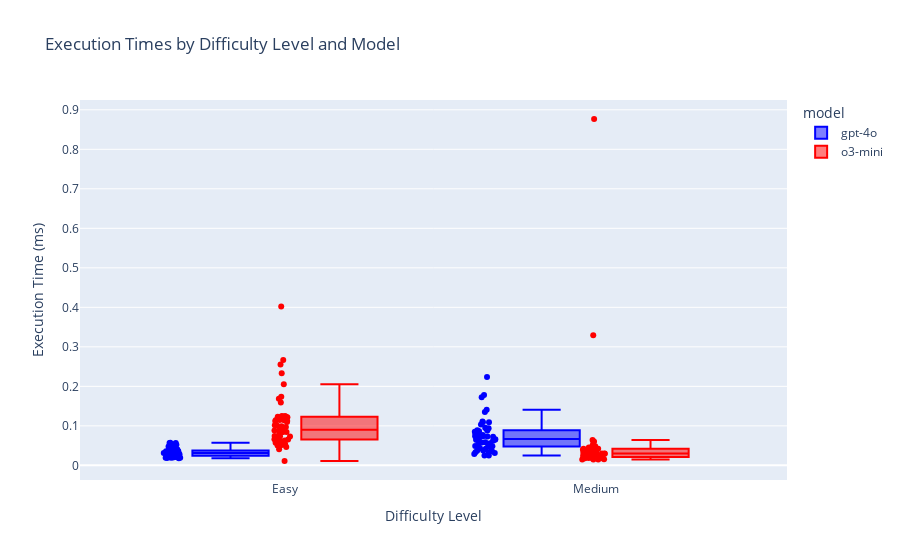

Notebook source saved alongside this figure:
### Code cell
import pandas as pd
import plotly.express as px

# Load the CSV data
df = pd.read_csv('ai_generated_code_new.csv')

# Define custom colors for each model
color_discrete_map = {
    'gpt-4o': 'blue',
    'o3-mini': 'red',
    'copilot': 'green'
}

# Create a box plot for execution times by difficulty level and model with custom colors
fig = px.box(df, x='difficulty', y='execution_time_ms', points="all", color='model', 
             color_discrete_map=color_discrete_map, title="Execution Times by Difficulty Level and Model")

# Update layout for better visualization
fig.update_layout(
    xaxis_title="Difficulty Level",
    yaxis_title="Execution Time (ms)",
    hovermode="x unified"
)

# Show the plot
fig.show()

### Figure 1 — Plotly figure (JSON) as saved in the notebook; plotly's stock layout.template omitted (floating-point values rounded to 4 significant figures)
{"data": [{"alignmentgroup": "True", "boxpoints": "all", "hovertemplate": "model=gpt-4o<br>difficulty=%{x}<br>execution_time_ms=%{y}<extra></extra>", "legendgroup": "gpt-4o", "marker": {"color": "blue"}, "name": "gpt-4o", "notched": false, "offsetgroup": "gpt-4o", "orientation": "v", "showlegend": true, "type": "box", "x": ["Easy", "Easy", "Easy", "Easy", "Easy", "Easy", "Easy", "Easy", "Easy", "Easy", "Easy", "Easy", "Easy", "Easy", "Easy", "Easy", "Easy", "Easy", "Easy", "Easy", "Easy", "Easy", "Easy", "Easy", "Easy", "Easy", "Easy", "Easy", "Easy", "Easy", "Easy", "Easy", "Easy", "Easy", "Easy", "Easy", "Easy", "Easy", "Easy", "Easy", "Easy", "Easy", "Easy", "Easy", "Easy", "Easy", "Easy", "Easy", "Easy", "Easy", "Medium", "Medium", "Medium", "Medium", "Medium", "Medium", "Medium", "Medium", "Medium", "Medium", "Medium", "Medium", "Medium", "Medium", "Medium", "Medium", "Medium", "Medium", "Medium", "Medium", "Medium", "Medium", "Medium", "Medium", "Medium", "Medium", "Medium", "Medium", "Medium", "Medium", "Medium", "Medium", "Medium", "Medium", "Medium", "Medium", "Medium", "Medium", "Medium", "Medium", "Medium", "Medium", "Medium", "Medium", "Medium", "Medium", "Medium", "Medium", "Medium", "Medium"], "x0": " ", "xaxis": "x", "y": [0.03208, 0.05629, 0.02992, 0.03742, 0.04008, 0.03496, 0.02787, 0.05287, 0.04062, 0.05721, 0.05654, 0.04375, 0.05229, 0.03079, 0.03675, 0.03225, 0.02971, 0.02604, 0.02871, 0.04588, 0.02946, 0.03238, 0.01925, 0.03146, 0.03133, 0.03275, 0.03633, 0.04037, 0.03121, 0.02013, 0.04771, 0.01837, 0.01775, 0.03783, 0.02433, 0.02167, 0.02121, 0.02421, 0.02171, 0.0215, 0.01929, 0.01925, 0.02787, 0.02404, 0.02942, 0.03563, 0.01946, 0.03687, 0.03596, 0.05121, 0.03575, 0.04229, 0.05567, 0.08612, 0.03733, 0.08838, 0.03292, 0.1088, 0.07296, 0.07246, 0.05787, 0.06483, 0.07704, 0.04758, 0.05625, 0.04775, 0.06746, 0.1092, 0.04537, 0.04867, 0.06483, 0.03117, 0.07375, 0.03163, 0.03683, 0.04896, 0.1036, 0.02496, 0.06246, 0.2236, 0.02892, 0.07342, 0.04317, 0.141, 0.05829, 0.02492, 0.178, 0.1353, 0.09363, 0.08896, 0.06592, 0.09263, 0.08312, 0.08158, 0.07892, 0.06454, 0.08521, 0.1724, 0.1107, 0.09508], "y0": " ", "yaxis": "y"}, {"alignmentgroup": "True", "boxpoints": "all", "hovertemplate": "model=o3-mini<br>difficulty=%{x}<br>execution_time_ms=%{y}<extra></extra>", "legendgroup": "o3-mini", "marker": {"color": "red"}, "name": "o3-mini", "notched": false, "offsetgroup": "o3-mini", "orientation": "v", "showlegend": true, "type": "box", "x": ["Easy", "Easy", "Easy", "Easy", "Easy", "Easy", "Easy", "Easy", "Easy", "Easy", "Easy", "Easy", "Easy", "Easy", "Easy", "Easy", "Easy", "Easy", "Easy", "Easy", "Easy", "Easy", "Easy", "Easy", "Easy", "Easy", "Easy", "Easy", "Easy", "Easy", "Easy", "Easy", "Easy", "Easy", "Easy", "Easy", "Easy", "Easy", "Easy", "Easy", "Easy", "Easy", "Easy", "Easy", "Easy", "Easy", "Easy", "Easy", "Easy", "Easy", "Medium", "Medium", "Medium", "Medium", "Medium", "Medium", "Medium", "Medium", "Medium", "Medium", "Medium", "Medium", "Medium", "Medium", "Medium", "Medium", "Medium", "Medium", "Medium", "Medium", "Medium", "Medium", "Medium", "Medium", "Medium", "Medium", "Medium", "Medium", "Medium", "Medium", "Medium", "Medium", "Medium", "Medium", "Medium", "Medium", "Medium", "Medium", "Medium", "Medium", "Medium", "Medium", "Medium", "Medium", "Medium", "Medium", "Medium", "Medium", "Medium", "Medium"], "x0": " ", "xaxis": "x", "y": [0.01104, 0.05475, 0.04633, 0.08375, 0.09892, 0.1142, 0.402, 0.06542, 0.1006, 0.2555, 0.1229, 0.08817, 0.07337, 0.09679, 0.1249, 0.08117, 0.125, 0.1147, 0.2333, 0.08825, 0.05079, 0.05046, 0.07121, 0.05504, 0.1233, 0.09171, 0.2665, 0.08679, 0.1124, 0.1014, 0.115, 0.1122, 0.04079, 0.1232, 0.1591, 0.05746, 0.08492, 0.08433, 0.1687, 0.05162, 0.06358, 0.1216, 0.06267, 0.1735, 0.07325, 0.11, 0.05304, 0.06617, 0.2052, 0.07463, 0.3293, 0.06425, 0.04071, 0.05133, 0.03742, 0.05979, 0.04492, 0.03979, 0.04187, 0.03596, 0.04162, 0.04175, 0.03367, 0.02217, 0.04808, 0.04371, 0.02921, 0.04183, 0.03171, 0.02983, 0.8767, 0.02825, 0.02192, 0.02963, 0.021, 0.01813, 0.03121, 0.01458, 0.01471, 0.04521, 0.03025, 0.02146, 0.01475, 0.03158, 0.01871, 0.01533, 0.06029, 0.03821, 0.02954, 0.02404, 0.01733, 0.01875, 0.01862, 0.018, 0.02437, 0.01796, 0.02708, 0.02579, 0.03004, 0.02471], "y0": " ", "yaxis": "y"}], "layout": {"boxmode": "group", "hovermode": "x unified", "legend": {"title": {"text": "model"}, "tracegroupgap": 0}, "title": {"text": "Execution Times by Difficulty Level and Model"}, "xaxis": {"anchor": "y", "domain": [0, 1], "title": {"text": "Difficulty Level"}}, "yaxis": {"anchor": "x", "domain": [0, 1], "title": {"text": "Execution Time (ms)"}}}}
